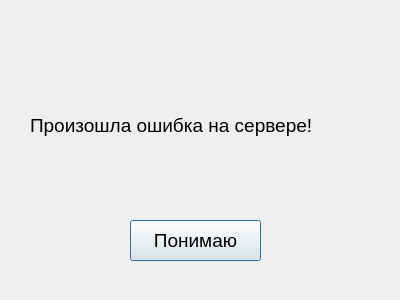
<?xml version="1.0" encoding="UTF-8"?>
<ui version="4.0">
 <class>Dialog</class>
 <widget class="QDialog" name="Dialog">
  <property name="geometry">
   <rect>
    <x>0</x>
    <y>0</y>
    <width>400</width>
    <height>300</height>
   </rect>
  </property>
  <property name="windowTitle">
   <string>Dialog</string>
  </property>
  <widget class="QPushButton" name="pushButton">
   <property name="geometry">
    <rect>
     <x>130</x>
     <y>220</y>
     <width>131</width>
     <height>41</height>
    </rect>
   </property>
   <property name="font">
    <font>
     <pointsize>14</pointsize>
    </font>
   </property>
   <property name="text">
    <string>Понимаю</string>
   </property>
  </widget>
  <widget class="QLabel" name="label">
   <property name="geometry">
    <rect>
     <x>30</x>
     <y>100</y>
     <width>391</width>
     <height>51</height>
    </rect>
   </property>
   <property name="font">
    <font>
     <pointsize>14</pointsize>
    </font>
   </property>
   <property name="text">
    <string>Произошла ошибка на сервере!</string>
   </property>
  </widget>
 </widget>
 <resources/>
 <connections/>
</ui>
